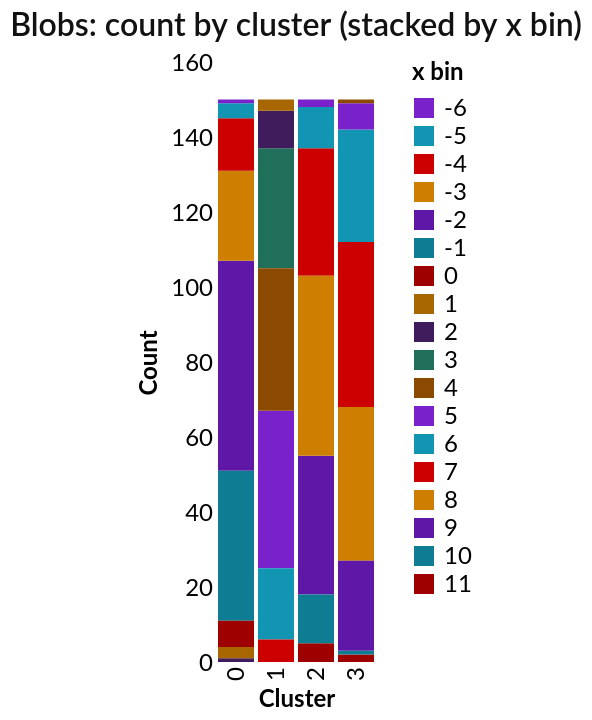

The notebook cell saved with this chart:
### Code cell
# Stacked bar: count by cluster, stacked by a coarse x-bin (gives each bar segments)
stacked_bar = (
    alt.Chart(df_blobs)
    .mark_bar()
    .encode(
        x=alt.X("cluster:N", title="Cluster"),
        y=alt.Y("count():Q", title="Count"),
        color=alt.Color("x_bin:N", title="x bin"),
        tooltip=[
            "cluster:N",
            "x_bin:N",
            alt.Tooltip("count():Q", title="Count")
        ],
    )
    .transform_calculate(
        # 5 coarse bins across x to create meaningful stacks
        x_bin="floor(datum.x * 1) / 1"  # adjust multiplier (e.g., *0.5, *2) to change bin granularity
    )
    .properties(title={"text": "Blobs: count by cluster (stacked by x bin)", "anchor": "middle"})
)

display(stacked_bar)

### Figure 1 — Vega-Lite specification as saved in the notebook (floating-point values rounded to 4 significant figures; data arrays with more than 128 entries replaced by an {"elided": "..."} marker saying what was removed)
{"config": {"background": "white", "view": {"fill": "white", "stroke": "transparent"}, "font": "Lato", "title": {"font": "Lato", "fontSize": 16, "fontWeight": 600, "color": "#111111", "subtitleColor": "#5E17A6", "anchor": "middle"}, "axis": {"labelFont": "Lato", "titleFont": "Lato", "labelFontSize": 12, "titleFontSize": 12, "grid": false, "ticks": false, "domain": false, "gridColor": "#e9e9e9", "tickColor": "#cccccc", "domainColor": "#cccccc"}, "legend": {"labelFont": "Lato", "titleFont": "Lato", "labelFontSize": 12, "titleFontSize": 12}, "point": {"filled": true, "size": 60}, "line": {"strokeWidth": 2}, "range": {"category": ["#7922CC", "#1195B2", "#CC0000", "#CE7E00", "#5E17A6", "#0E7C93", "#9E0000", "#A86600", "#3F1D5C", "#1F6F5B", "#8C4A00"]}}, "data": {"name": "data-4b3fcaed5d3854c8e5d89a77e128b29d"}, "mark": {"type": "bar"}, "encoding": {"color": {"field": "x_bin", "title": "x bin", "type": "nominal"}, "tooltip": [{"field": "cluster", "type": "nominal"}, {"field": "x_bin", "type": "nominal"}, {"aggregate": "count", "title": "Count", "type": "quantitative"}], "x": {"field": "cluster", "title": "Cluster", "type": "nominal"}, "y": {"aggregate": "count", "title": "Count", "type": "quantitative"}}, "title": {"text": "Blobs: count by cluster (stacked by x bin)", "anchor": "middle"}, "transform": [{"calculate": "floor(datum.x * 1) / 1", "as": "x_bin"}], "$schema": "https://vega.github.io/schema/vega-lite/v5.20.1.json", "datasets": {"data-4b3fcaed5d3854c8e5d89a77e128b29d": {"elided": "600 records"}}}
